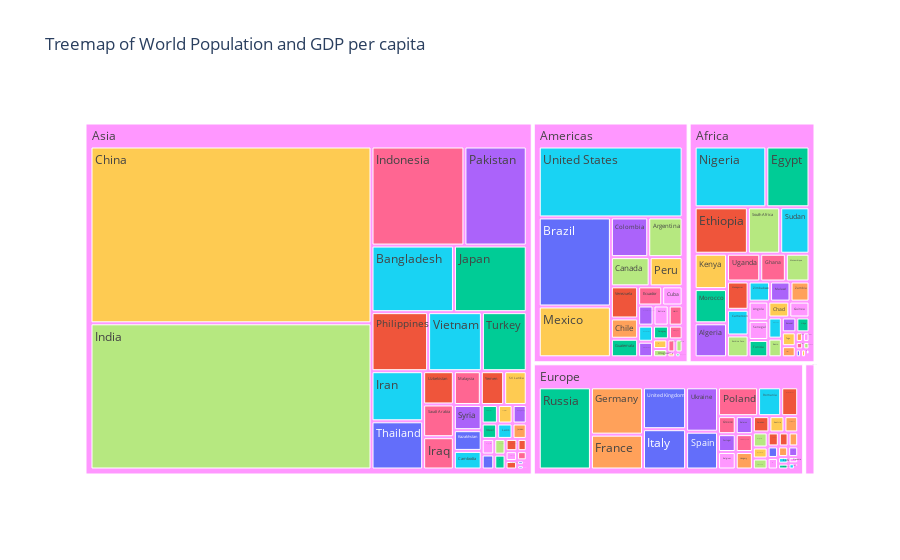

The notebook cell saved with this chart:
### Code cell
# Persiapkan data untuk membuat treemap
fig = px.treemap(
    df,
    path=['continent', 'Country'], # Tentukan hirarki item (dalam contoh ini, kami menggunakan Region dan Country)
    values='  Population ', # Tentukan nilai untuk setiap item
    color='  GDP per capita ', # Tentukan variabel yang akan digunakan untuk mewarnai setiap item
    hover_data=[' Area', ' Life expectancy at birth'], # Tambahkan data lain yang ingin ditampilkan di tooltip
    color_continuous_scale='Blues', # Tentukan skala warna yang akan digunakan
    title='Treemap of World Population and GDP per capita' # Beri judul plot
)

fig.show()

### Figure 1 — Plotly figure (JSON) as saved in the notebook; plotly's stock layout.template omitted (floating-point values rounded to 4 significant figures; data arrays with more than 128 entries replaced by an {"elided": "..."} marker saying what was removed)
{"data": [{"branchvalues": "total", "customdata": {"elided": "144x3 mixed values"}, "domain": {"x": [0, 1], "y": [0, 1]}, "hovertemplate": "labels=%{label}<br>  Population =%{value}<br>parent=%{parent}<br>id=%{id}<br> Area=%{customdata[0]}<br> Life expectancy at birth=%{customdata[1]}<br>  GDP per capita =%{customdata[2]}<extra></extra>", "ids": {"elided": "144 str values"}, "labels": {"elided": "144 str values"}, "marker": {"colors": {"elided": "144 str values"}}, "name": "", "parents": {"elided": "144 str values"}, "type": "treemap", "values": {"elided": "144 int values"}}], "layout": {"legend": {"tracegroupgap": 0}, "title": {"text": "Treemap of World Population and GDP per capita"}}}
